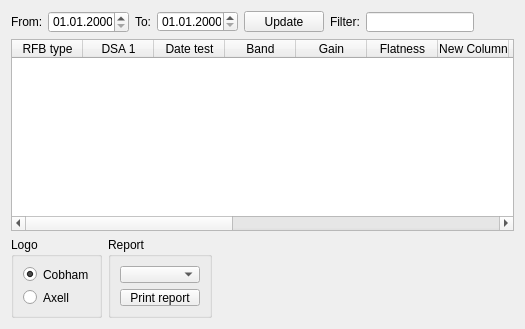
      <widget class="QWidget" name="tabJournal">
       <attribute name="title">
        <string>Journal</string>
       </attribute>
       <layout class="QGridLayout" name="gridLayout_14">
        <item row="0" column="0">
         <layout class="QHBoxLayout" name="horizontalLayout_10">
          <item>
           <widget class="QLabel" name="label6">
            <property name="maximumSize">
             <size>
              <width>31</width>
              <height>21</height>
             </size>
            </property>
            <property name="text">
             <string>From:</string>
            </property>
           </widget>
          </item>
          <item>
           <widget class="QDateEdit" name="journalDateStart">
            <property name="maximumSize">
             <size>
              <width>81</width>
              <height>22</height>
             </size>
            </property>
            <property name="locale">
             <locale language="Hebrew" country="Israel"/>
            </property>
            <property name="displayFormat">
             <string>dd.MM.yyyy</string>
            </property>
           </widget>
          </item>
          <item>
           <widget class="QLabel" name="label7">
            <property name="maximumSize">
             <size>
              <width>16</width>
              <height>21</height>
             </size>
            </property>
            <property name="text">
             <string>To:</string>
            </property>
           </widget>
          </item>
          <item>
           <widget class="QDateEdit" name="journalDateStop">
            <property name="maximumSize">
             <size>
              <width>81</width>
              <height>21</height>
             </size>
            </property>
            <property name="locale">
             <locale language="Hebrew" country="Israel"/>
            </property>
            <property name="displayFormat">
             <string>dd.MM.yyyy</string>
            </property>
           </widget>
          </item>
          <item>
           <widget class="QPushButton" name="journalUpdateBtn">
            <property name="maximumSize">
             <size>
              <width>91</width>
              <height>21</height>
             </size>
            </property>
            <property name="text">
             <string>Update</string>
            </property>
           </widget>
          </item>
          <item>
           <widget class="QLabel" name="label5">
            <property name="maximumSize">
             <size>
              <width>31</width>
              <height>21</height>
             </size>
            </property>
            <property name="text">
             <string>Filter:</string>
            </property>
           </widget>
          </item>
          <item>
           <widget class="QLineEdit" name="journalFilter">
            <property name="maximumSize">
             <size>
              <width>111</width>
              <height>20</height>
             </size>
            </property>
            <property name="layoutDirection">
             <enum>Qt::RightToLeft</enum>
            </property>
            <property name="text">
             <string/>
            </property>
            <property name="maxLength">
             <number>16</number>
            </property>
            <property name="alignment">
             <set>Qt::AlignLeading|Qt::AlignLeft|Qt::AlignVCenter</set>
            </property>
           </widget>
          </item>
          <item>
           <spacer name="horizontalSpacer_2">
            <property name="orientation">
             <enum>Qt::Horizontal</enum>
            </property>
            <property name="sizeHint" stdset="0">
             <size>
              <width>40</width>
              <height>20</height>
             </size>
            </property>
           </spacer>
          </item>
         </layout>
        </item>
        <item row="1" column="0">
         <widget class="QTableWidget" name="tableJournal">
          <property name="cursor" stdset="0">
           <cursorShape>PointingHandCursor</cursorShape>
          </property>
          <property name="mouseTracking">
           <bool>true</bool>
          </property>
          <property name="focusPolicy">
           <enum>Qt::WheelFocus</enum>
          </property>
          <property name="toolTip">
           <string extracomment="1"/>
          </property>
          <property name="editTriggers">
           <set>QAbstractItemView::NoEditTriggers</set>
          </property>
          <property name="selectionMode">
           <enum>QAbstractItemView::SingleSelection</enum>
          </property>
          <property name="sortingEnabled">
           <bool>false</bool>
          </property>
          <attribute name="horizontalHeaderDefaultSectionSize">
           <number>71</number>
          </attribute>
          <column>
           <property name="text">
            <string>RFB type</string>
           </property>
          </column>
          <column>
           <property name="text">
            <string>DSA 1</string>
           </property>
          </column>
          <column>
           <property name="text">
            <string>Date test</string>
           </property>
          </column>
          <column>
           <property name="text">
            <string>Band</string>
           </property>
          </column>
          <column>
           <property name="text">
            <string>Gain</string>
           </property>
          </column>
          <column>
           <property name="text">
            <string>Flatness</string>
           </property>
          </column>
          <column>
           <property name="text">
            <string>New Column</string>
           </property>
          </column>
          <column>
           <property name="text">
            <string>DSA 2</string>
           </property>
          </column>
          <column>
           <property name="text">
            <string>DSA 3</string>
           </property>
          </column>
          <column>
           <property name="text">
            <string>IMod</string>
           </property>
          </column>
          <column>
           <property name="text">
            <string>BIT</string>
           </property>
          </column>
          <column>
           <property name="text">
            <string>ALC In</string>
           </property>
          </column>
          <column>
           <property name="text">
            <string>ALC Out</string>
           </property>
          </column>
          <column>
           <property name="text">
            <string>RLoss</string>
           </property>
          </column>
          <column>
           <property name="text">
            <string>Status</string>
           </property>
          </column>
          <column>
           <property name="text">
            <string>User</string>
           </property>
          </column>
         </widget>
        </item>
        <item row="2" column="0">
         <layout class="QHBoxLayout" name="horizontalLayout_11">
          <item>
           <widget class="QGroupBox" name="groupBox">
            <property name="maximumSize">
             <size>
              <width>91</width>
              <height>81</height>
             </size>
            </property>
            <property name="title">
             <string>Logo</string>
            </property>
            <layout class="QGridLayout" name="gridLayout_12">
             <item row="0" column="0">
              <layout class="QVBoxLayout" name="verticalLayout_4">
               <item>
                <widget class="QRadioButton" name="logoCobhamRadio">
                 <property name="text">
                  <string>Cobham</string>
                 </property>
                 <property name="checked">
                  <bool>true</bool>
                 </property>
                </widget>
               </item>
               <item>
                <widget class="QRadioButton" name="logoAxellRadio">
                 <property name="text">
                  <string>Axell</string>
                 </property>
                 <property name="checked">
                  <bool>false</bool>
                 </property>
                </widget>
               </item>
              </layout>
             </item>
            </layout>
           </widget>
          </item>
          <item>
           <widget class="QGroupBox" name="groupBox_2">
            <property name="maximumSize">
             <size>
              <width>141</width>
              <height>81</height>
             </size>
            </property>
            <property name="title">
             <string>Report</string>
            </property>
            <layout class="QGridLayout" name="gridLayout_13">
             <item row="0" column="0">
              <layout class="QVBoxLayout" name="verticalLayout_3">
               <item>
                <widget class="QComboBox" name="reportTemplateCombo"/>
               </item>
               <item>
                <widget class="QPushButton" name="printReportBtn">
                 <property name="text">
                  <string>Print report</string>
                 </property>
                </widget>
               </item>
              </layout>
             </item>
            </layout>
           </widget>
          </item>
          <item>
           <spacer name="horizontalSpacer_3">
            <property name="orientation">
             <enum>Qt::Horizontal</enum>
            </property>
            <property name="sizeHint" stdset="0">
             <size>
              <width>40</width>
              <height>20</height>
             </size>
            </property>
           </spacer>
          </item>
         </layout>
        </item>
       </layout>
      </widget>
